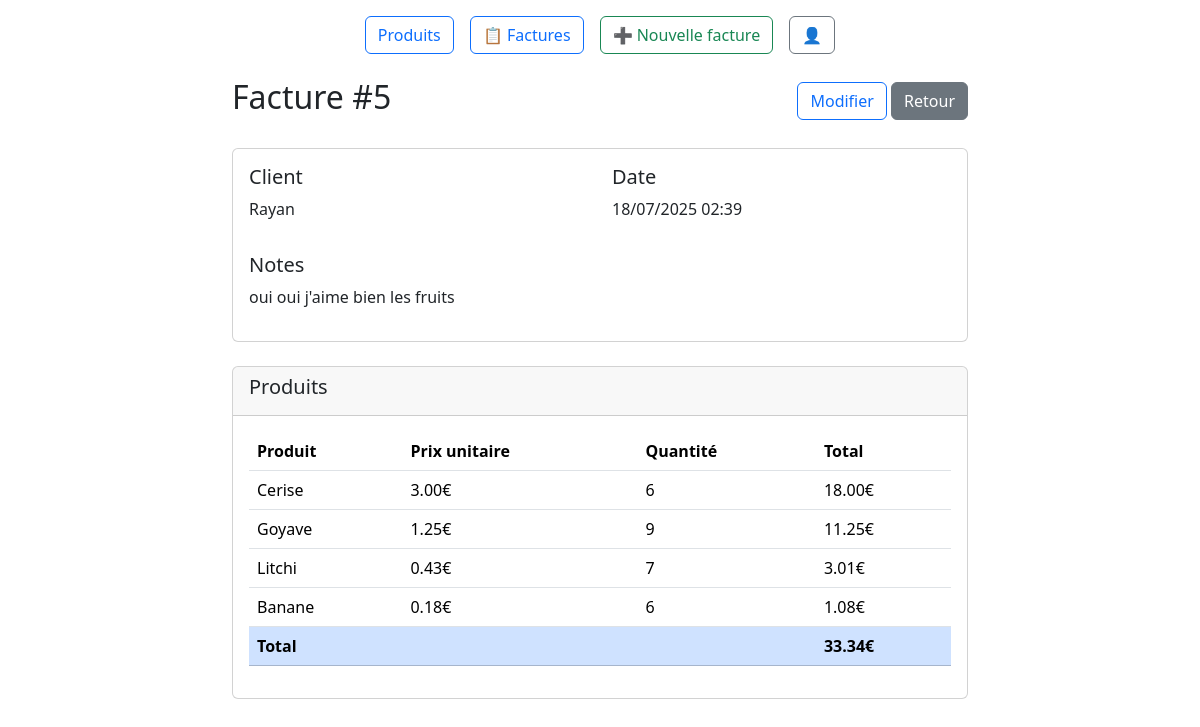
The app's page /invoices/5/ with its own data.
### products/models.py (models this page shows, shortened)
class Invoice(models.Model):
    created_at = models.DateTimeField(auto_now_add=True)  # date de création de la facture
    products = models.ManyToManyField('Product', through='InvoiceItem')  # les produits liés
    customer_name = models.CharField(max_length=100)  # optionnel, au cas où
    notes = models.TextField(blank=True, null=True)    # champ libre
    def total_price(self):
        return sum(item.total_price() for item in self.invoiceitem_set.all())

class InvoiceItem(models.Model):
    invoice = models.ForeignKey(Invoice, on_delete=models.CASCADE)
    product = models.ForeignKey(Product, on_delete=models.CASCADE)
    quantity = models.PositiveIntegerField(default=1)
    def total_price(self):
        return self.product.price * self.quantity

class Product(models.Model):
    name = models.CharField(max_length=100)
    price = models.DecimalField(max_digits=10, decimal_places=2)
    expiration_date = models.DateField(blank=True, null=True)
    image = models.ImageField(upload_to='product_images/', blank=True, null=True)
    class Variety(models.TextChoices):
        France = "FR", "France"
        Maroc = "MAR", "Maroc"
        Espagne = "ESP", "Espagne"
        Italie = "IT", "Italie"
        Tunisie = "TUN", "Tunisie"
        Turquie = "TUR", "Turquie"
        Egypte = "EGY", "Egypte"
    variety = models.fields.CharField(choices=Variety.choices, max_length=3)

### products/views.py (the view)
# urls.py: path('invoices/<int:id>/', product_views.invoice_detail, name="invoice-detail"),
def invoice_detail(request, id):
    invoice = get_object_or_404(Invoice, id=id)
    items = invoice.invoiceitem_set.all()
    return render(request, 'products/invoice_detail.html', {
        'invoice': invoice,
        'items': items
    })

### products/templates/products/invoice_detail.html
{% extends 'products/base.html' %} {% block content %}
<div class="container mt-4">
  <div class="row">
    <div class="col-md-8 offset-md-2">
      <div class="d-flex justify-content-between align-items-center mb-4">
        <h2>Facture #{{ invoice.pk }}</h2>
        <div>
          <a
            href="{% url 'invoice-edit' invoice.id %}"
            class="btn btn-outline-primary"
            >Modifier</a
          >
          <a href="{% url 'invoice-list' %}" class="btn btn-secondary"
            >Retour</a
          >
        </div>
      </div>
      <div class="card mb-4">
        <div class="card-body">
          <div class="row">
            <div class="col-md-6">
              <h5>Client</h5>
              <p>{{ invoice.customer_name }}</p>
            </div>
            <div class="col-md-6">
              <h5>Date</h5>
              <p>{{ invoice.created_at|date:"d/m/Y H:i" }}</p>
            </div>
          </div>
          {% if invoice.notes %}
          <div class="mt-3">
            <h5>Notes</h5>
            <p>{{ invoice.notes }}</p>
          </div>
          {% endif %}
        </div>
      </div>
      <div class="card mb-4">
        <div class="card-header">
          <h5>Produits</h5>
        </div>
        <div class="card-body">
          <div class="table-responsive">
            <table class="table">
              <thead>
                <tr>
                  <th>Produit</th>
                  <th>Prix unitaire</th>
                  <th>Quantité</th>
                  <th>Total</th>
                </tr>
              </thead>
              <tbody>
                {% for item in items %}
                <tr>
                  <td>{{ item.product.name }}</td>
                  <td>{{ item.product.price }}€</td>
                  <td>{{ item.quantity }}</td>
                  <td>{{ item.total_price }}€</td>
                </tr>
                {% endfor %}
              </tbody>
              <tfoot>
                <tr class="table-primary">
                  <th colspan="3">Total</th>
                  <th>{{ invoice.total_price }}€</th>
                </tr>
              </tfoot>
            </table>
          </div>
        </div>
      </div>
    </div>
  </div>
</div>
{% endblock %}

### records on screen
Invoice: pk "5", customer_name "Rayan", created_at "18/07/2025 02:39", notes "oui oui j'aime bien les fruits", total_price "33.34"
InvoiceItem: product.name "Cerise", product.price "3.00", quantity "6", total_price "18.00"
InvoiceItem: product.name "Goyave", product.price "1.25", quantity "9", total_price "11.25"
InvoiceItem: product.name "Litchi", product.price "0.43", quantity "7", total_price "3.01"
InvoiceItem: product.name "Banane", product.price "0.18", quantity "6", total_price "1.08"
